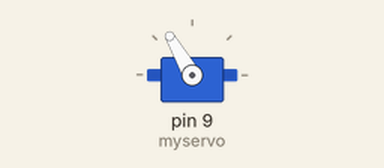
A sketch run on a simulated Arduino Uno, built with avr-gcc and run on an emulated ATmega328P. On the bench: servo.

Above: at 0.05 s.
At 3.0 s:
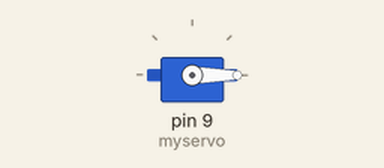
Timing chart, 0 to 6.9 s (numbered marks = the images above):
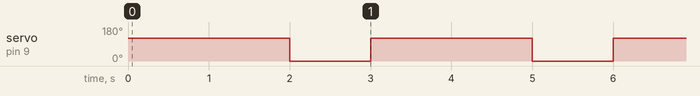

Measured:
- by itself, servo on pin 9 (myservo): alternates 120° for 2.0 s and 0° for 1.0 s

The sketch:

sketch_apr15a.ino
```cpp
#include <Servo.h>   //載入函式庫，這是內建的，不用安裝

Servo myservo;  // 建立SERVO物件


void setup()
{
  myservo.attach(9);  // 設定要將伺服馬達接到哪一個PIN腳
}
void loop()
{
  a();
}

int a()
{
    myservo.write(120);  //旋轉到0度，就是一般所說的歸零
    delay(2000);
    myservo.write(0); //旋轉到180度
    delay(1000);
}
```
